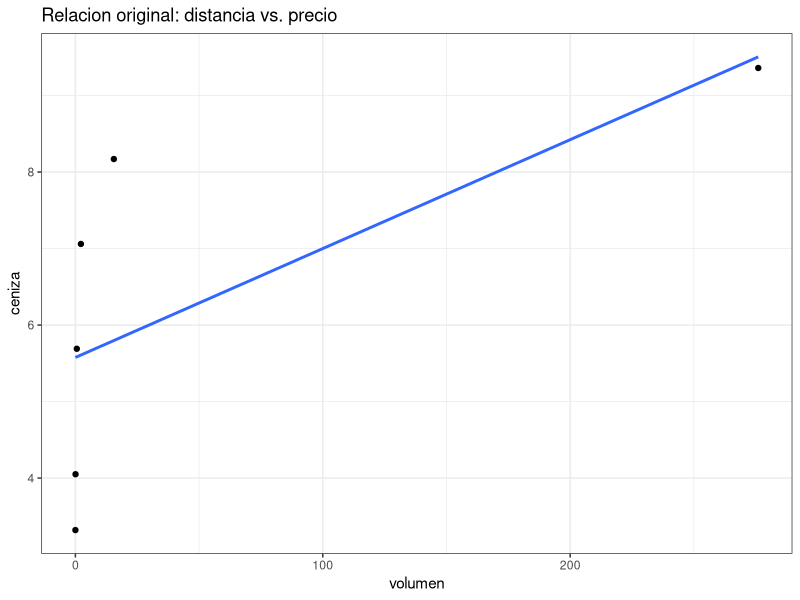
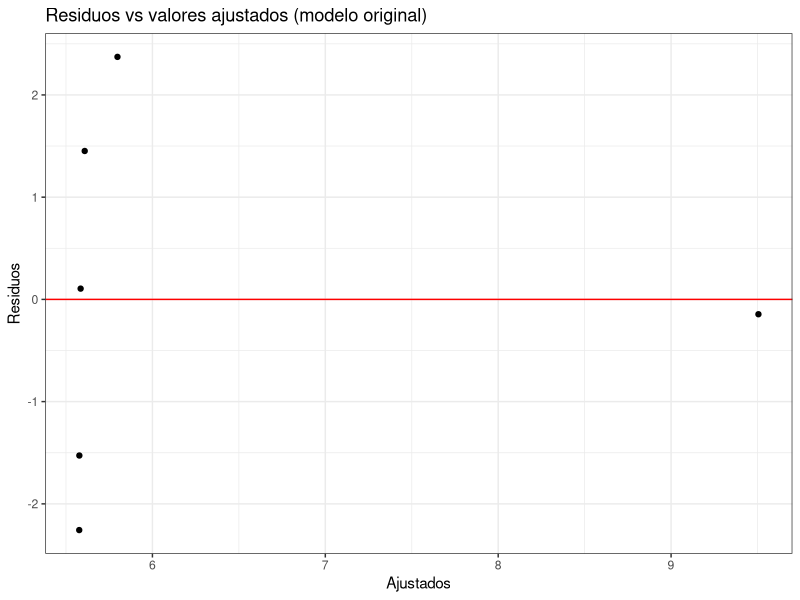
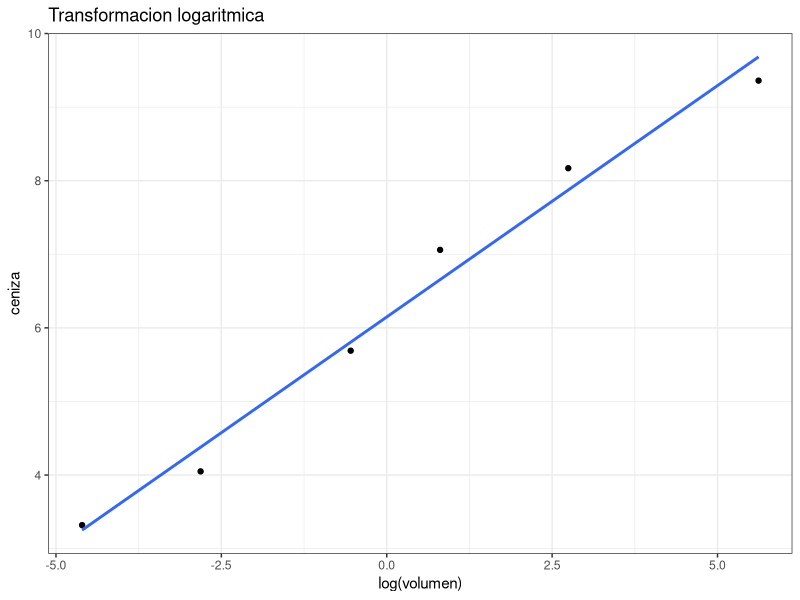
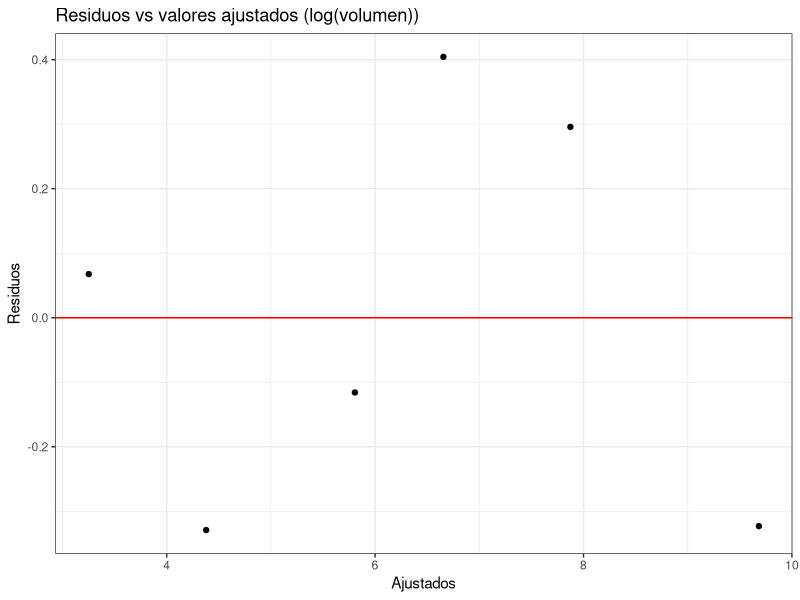
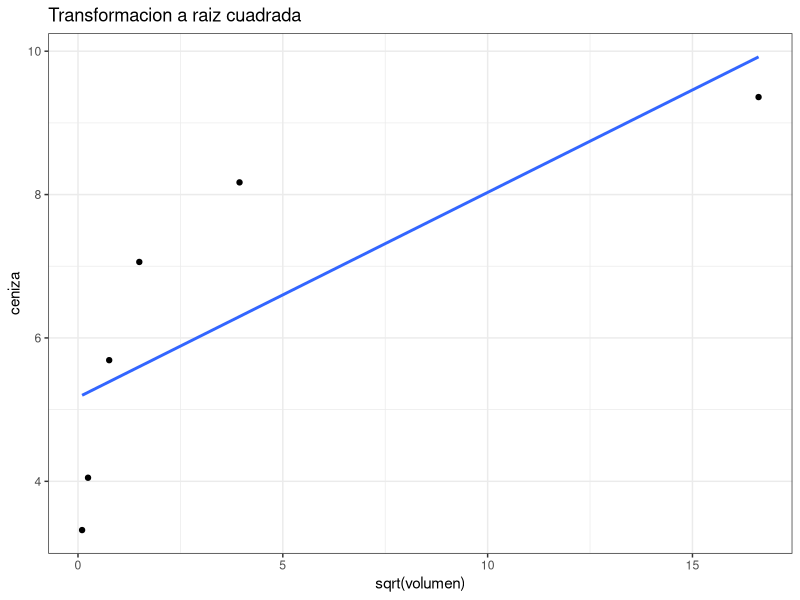
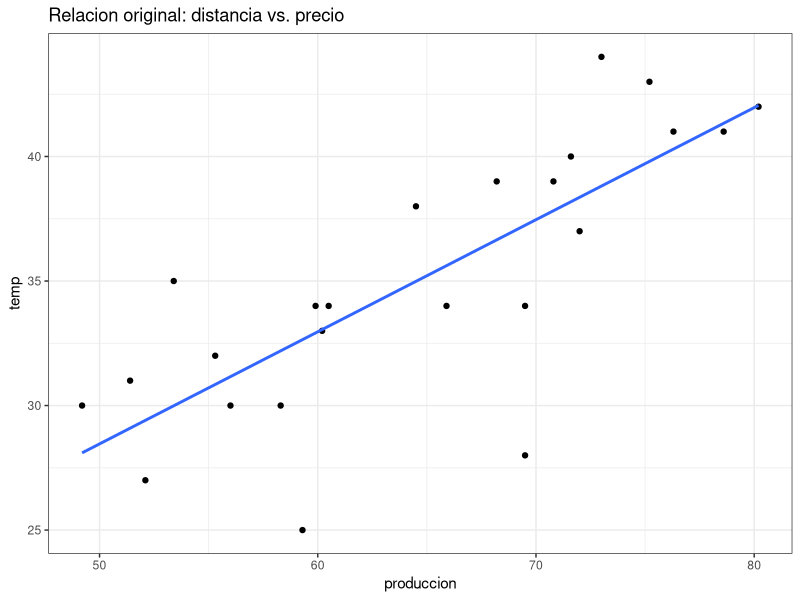
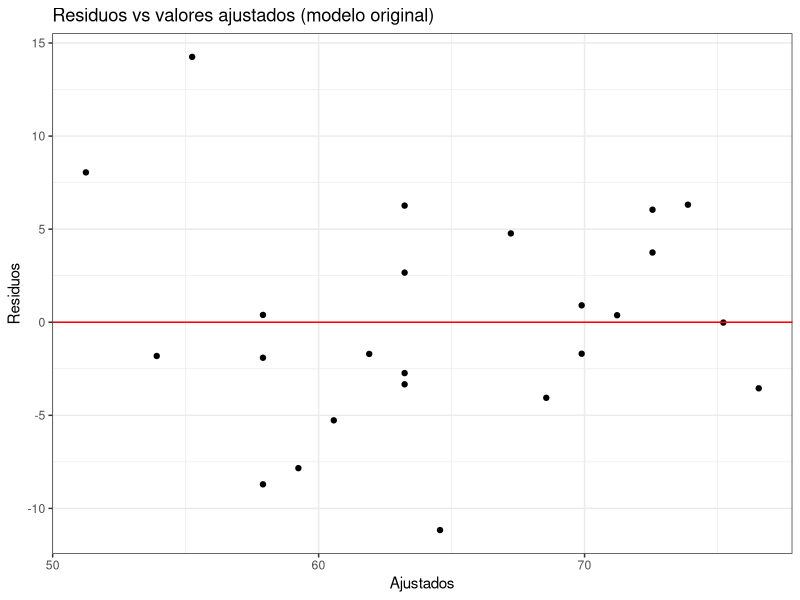
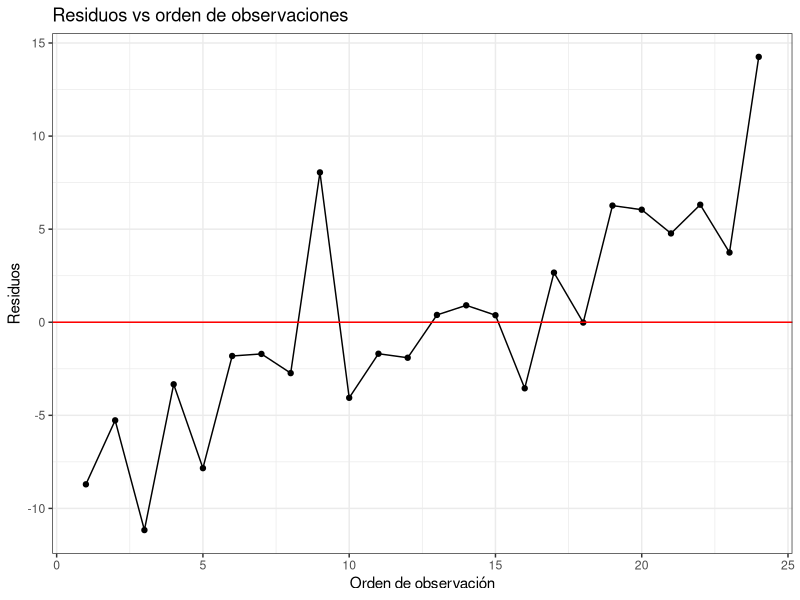

Here is the R script that generated these plots, in order:
## ---- chunk 1
knitr::opts_chunk$set(echo = TRUE)
library(tidyverse)
## ---- chunk 2
# Datos
volumen <- c(0.01, 0.06, 0.58, 2.24, 15.55, 276.02)
ceniza <- c(3.32, 4.05, 5.69, 7.06, 8.17, 9.36)

df1 <- data.frame(volumen, ceniza)
df1

# Insesgadez de β̂1
# 
# Fórmulas:
# β̂1 = Sxy / Sxx
# Sxy = Σ(xi - x̄)(yi - ȳ)
# Sxx = Σ(xi - x̄)²

# Demostración:
# Σ(xi - x̄) = 0
# Sustituyendo yi = β0 + β1xi + εi

# β̂1 = [Σ(xi - x̄)yi] / Sxx
#      = [Σ(xi - x̄)(β0 + β1xi + εi)] / Sxx
#      = β0 Σ(xi - x̄)/Sxx + β1 Σ(xi - x̄)xi/Sxx + Σ(xi - x̄)εi/Sxx
# Como Σ(xi - x̄) = 0 y Σ(xi - x̄)xi = Sxx:
# β̂1 = β1 + [Σ(xi - x̄)εi] / Sxx.
## ---- chunk 3
df1 %>% 
ggplot(aes(volumen, ceniza)) +
  geom_point() +
  geom_smooth(method = "lm", se = FALSE) +
  labs(title = "Relacion original: distancia vs. precio")+
  theme_bw()

# Tomando esperanza condicional:
# E[β̂1 | X] = β1 + (Σ(xi - x̄)E[εi]) / Sxx
# Como E[εi] = 0, entonces:
# E[β̂1 | X] = β1
# Por lo tanto:
# E(β̂1) = β1  →  β̂1 es insesgado
## ---- chunk 4
modelo1 <- lm(ceniza ~ volumen, data = df1)
summary(modelo1)
## ---- chunk 5
df_residuos1 <- data.frame(
  Ajustados = fitted(modelo1),
  Residuos = residuals(modelo1)
)

ggplot(df_residuos1, aes(x = Ajustados, y = Residuos)) +
  geom_point() +
  geom_hline(yintercept = 0, color = "red") +
  labs(title = "Residuos vs valores ajustados (modelo original)") +
  theme_bw()

## ---- chunk 6
df1 %>% 
  ggplot(aes(log(volumen), ceniza)) +
  geom_point() +
  geom_smooth(method = "lm", se = FALSE) +
  labs(title = "Transformacion logaritmica")+
  theme_bw()
## ---- chunk 7
modelo2 <- lm(ceniza ~ log(volumen), data = df1)
summary(modelo2)
## ---- chunk 8
df_residuos2 <- data.frame(
  Ajustados = fitted(modelo2),
  Residuos = residuals(modelo2)
)

ggplot(df_residuos2, aes(x = Ajustados, y = Residuos)) +
  geom_point() +
  geom_hline(yintercept = 0, color = "red") +
  labs(title = "Residuos vs valores ajustados (log(volumen))") +
  theme_bw()

## ---- chunk 9
df1 %>% 
  ggplot(aes(sqrt(volumen), ceniza)) +
  geom_point() +
  geom_smooth(method = "lm", se = FALSE) +
  labs(title = "Transformacion a raiz cuadrada")+
  theme_bw()
## ---- chunk 10
modelo3 <- lm(ceniza ~ sqrt(volumen), data = df1)
summary(modelo3)
## ---- chunk 11
predict(modelo2, newdata = data.frame(volumen = 50), interval = "prediction")
predict(modelo2, newdata = data.frame(volumen = 50), interval = "confidence")

## ---- chunk 12

temp <- c(30, 32, 35, 34, 31, 27, 33, 34, 25, 38, 39, 30, 30, 39, 40, 44, 34, 43, 34, 41, 37, 42, 41, 28)
produccion <- c(49.2, 55.3, 53.4, 59.9, 51.4, 52.1, 60.2, 60.5, 59.3, 64.5, 68.2, 56.0, 58.3, 70.8, 71.6, 73.0, 65.9, 75.2, 69.5, 78.6, 72.0, 80.2, 76.3, 69.5)

df2 <- data.frame(temp, produccion)
df2

#  Insesgadez de β̂0
# 
# Sabemos que β̂0 = ȳ - β̂1x̄
# E[β̂0 | X] = E[ȳ | X] - E[β̂1 | X]x̄
# Sustituyendo ȳ = β0 + β1x̄:
# E[β̂0 | X] = (β0 + β1x̄) - β1x̄
# E[β̂0 | X] = β0
# Por tanto:
# E(β̂0) = β0  →  β̂0 es insesgado.
## ---- chunk 13
df2 %>% 
ggplot(aes(produccion, temp)) +
  geom_point() +
  geom_smooth(method = "lm", se = FALSE) +
  labs(title = "Relacion original: distancia vs. precio")+
  theme_bw()
## ---- chunk 14
modelo2 <- lm(produccion ~ temp, data = df2)
summary(modelo2)
## ---- chunk 15
df_residuos2 <- data.frame(
  Ajustados = fitted(modelo2),
  Residuos = residuals(modelo2)
)

ggplot(df_residuos2, aes(x = Ajustados, y = Residuos)) +
  geom_point() +
  geom_hline(yintercept = 0, color = "red") +
  labs(title = "Residuos vs valores ajustados (modelo original)") +
  theme_bw()
## ---- chunk 16
df_residuos2 <- data.frame(
  Orden = 1:length(residuals(modelo2)),
  Residuos = residuals(modelo2)
)
ggplot(df_residuos2, aes(x = Orden, y = Residuos)) +
  geom_point() +
  geom_line() +  
  geom_hline(yintercept = 0, color = "red") +
  labs(
    title = "Residuos vs orden de observaciones",
    x = "Orden de observación",
    y = "Residuos"
  ) +
  theme_bw()

## ---- chunk 17
# Recordar si p_valor > 0.05 no se rechaza, si p_valor < se rechaza
r <- residuals(modelo2)
car::durbinWatsonTest(modelo2)  
acf(r)                          
## ---- chunk 18
shapiro.test(r)

qqnorm(r, main= 'Grafico de normalidad')
qqline(r, col='blue')
## ---- chunk 19
mean(r)
t.test(r, mu = 0)
## ---- chunk 20
require(lmtest)
lmtest:::bptest(modelo2)
## ---- chunk 21
VMP <- c(1.4, 15.7, 2.54, 1.14, 0.889, 1.65, 1.4, 1.02, 4.57, 6.6, 1.02, 3.94, 1.4, 1.4)
Distancia <- c(47.33, 9.6, 15.8, 24.3, 23.0, 16.3, 39.8, 29.94, 10.9, 8.63, 28.64, 18.21, 33.0, 34.0)

df3 <- data.frame(VMP, Distancia)
df3

# 3️ Varianza de β̂1
# 
# β̂1 = β1 + [Σ(xi - x̄)εi] / Sxx
# Var(β̂1 | X) = Var(Σ(xi - x̄)εi / Sxx | X)
# Como Var(aZ) = a²Var(Z):
# Var(β̂1 | X) = (1/Sxx²) Var(Σ(xi - x̄)εi | X)

## ---- chunk 22
df3 %>%
  ggplot(aes(x = Distancia, y = VMP)) +
  geom_point(color = "darkblue", size = 3) +
  geom_smooth(method = "lm", se = FALSE, color = "red") +
  labs(
    title = "Relación original: VMP vs Distancia escalada",
    x = "Distancia escalada",
    y = "VMP (mm/s)"
  ) +
  theme_bw()

## ---- chunk 23
modelo_vmp <- lm(log(VMP) ~ log(Distancia), data = df3)
summary(modelo_vmp)

# Los errores son independientes, E(εi)=0, Var(εi)=σ²:
# Var(Σ(xi - x̄)εi | X) = Σ(xi - x̄)²Var(εi)
#                       = σ² Σ(xi - x̄)² = σ²Sxx

# Sustituyendo:
# Var(β̂1 | X) = (1/Sxx²)(σ²Sxx) = σ² / Sxx
# Por tanto:
# Var(β̂1) = σ² / Sxx
## ---- chunk 24
df_res <- data.frame(
  Ajustados = fitted(modelo_vmp),
  Residuos = residuals(modelo_vmp)
)

ggplot(df_res, aes(x = Ajustados, y = Residuos)) +
  geom_point(color = "darkgreen", size = 2) +
  geom_hline(yintercept = 0, color = "red", linetype = "dashed") +
  labs(title = "Residuos vs valores ajustados (modelo log-log)") +
  theme_bw()

## ---- chunk 25
predict(modelo_vmp, newdata = data.frame(Distancia = 20), interval = "prediction")
predict(modelo_vmp, newdata = data.frame(Distancia = 20), interval = "confidence")
## ---- chunk 26
# Recordar si p_valor > 0.05 no se rechaza, si p_valor < se rechaza
r <- residuals(modelo_vmp)
car::durbinWatsonTest(modelo_vmp)  
acf(r)                          
## ---- chunk 27
shapiro.test(r)

qqnorm(r, main= 'Grafico de normalidad')
qqline(r, col='blue')
## ---- chunk 28
mean(r)
t.test(r, mu = 0)
## ---- chunk 29
require(lmtest)
lmtest:::bptest(modelo_vmp)
## ---- chunk 30
horas_persona <- c(939, 5796, 289, 283, 138, 2698, 663, 1069, 6945, 4159, 1266, 1481, 4716)
costo <- c(251, 4690, 124, 294, 138, 1385, 345, 355, 5253, 1177, 802, 945, 2327)

df4 <- data.frame(horas_persona, costo)
df4

# 4️ Varianza de β̂0
# 
# β̂0 = ȳ - β̂1x̄
# Var(β̂0 | X) = Var(ȳ - β̂1x̄ | X)
#              = Var(ȳ | X) + x̄²Var(β̂1 | X) - 2x̄Cov(ȳ, β̂1 | X)

# Como Cov(ȳ, β̂1 | X) = 0:
# Var(β̂0 | X) = Var(ȳ | X) + x̄²Var(β̂1 |
## ---- chunk 31
df4 %>%
  ggplot(aes(x = costo, y = horas_persona)) +
  geom_point(color = "darkblue", size = 3) +
  geom_smooth(method = "lm", se = FALSE, color = "red") +
  labs(
    title = "Relación original: costo vs horas_persona",
    x = "Costo",
    y = "Horas"
  ) +
  theme_bw()
## ---- chunk 32
modelo_costo <- lm(costo ~ horas_persona, data = df4)
summary(modelo_costo)

# Sustituyendo Var(ȳ | X) = σ²/n y Var(β̂1 | X) = σ²/Sxx:
# Var(β̂0 | X) = σ²(1/n + x̄²/Sxx)
# Por tanto:
# Var(β̂0) = σ²(1/n + x̄²/Sxx)
## ---- chunk 33
df_residuos4 <- data.frame(
  Ajustados = fitted(modelo_costo),
  Residuos = residuals(modelo_costo)
)

ggplot(df_residuos4, aes(x = Ajustados, y = Residuos)) +
  geom_point() +
  geom_hline(yintercept = 0, color = "red") +
  labs(title = "Residuos vs valores ajustados (modelo original)") +
  theme_bw()
## ---- chunk 34
modelo_costolog <- lm(log(costo) ~ log(horas_persona), data = df4)
summary(modelo_costolog)
## ---- chunk 35
df4 %>%
  ggplot(aes(x = log(horas_persona), y = log(costo))) +
  geom_point(color = "darkblue", size = 3) +
  geom_smooth(method = "lm", se = FALSE, color = "red") +
  labs(
    title = "Relación log-log: ln(costo) vs ln(horas_persona)",
    x = "ln(Horas-persona)",
    y = "ln(Costo)"
  ) +
  theme_bw()
## ---- chunk 36
df_residuos_log <- data.frame(
  Ajustados = fitted(modelo_costolog),
  Residuos = residuals(modelo_costolog)
)

ggplot(df_residuos_log, aes(x = Ajustados, y = Residuos)) +
  geom_point() +
  geom_hline(yintercept = 0, color = "red") +
  labs(title = "Residuos vs valores ajustados (modelo log-log)") +
  theme_bw()

## ---- chunk 37
predict(modelo_costolog, newdata = data.frame(horas_persona = 1000), interval = "prediction")
predict(modelo_costolog, newdata = data.frame(horas_persona = 1000), interval = "confidence")
## ---- chunk 38
mol <- c(
  10.20, 5.03, 8.84, 6.62, 2.89, 2.31, 7.13, 3.40, 5.57, 7.23,
  2.12, 1.67, 5.33, 16.70, 9.75, 2.74, 2.58, 1.50
)

y <- c(
  2.6, 19.9, 0.8, 5.3, 20.3, 39.4, 5.8, 29.4, 2.2, 5.5,
  33.1, 44.2, 13.1, 0.6, 2.2, 16.9, 35.5, 48.0
)

df5 <- data.frame(mol, y)
df5

# 5️ Distribuciones de β̂1 y β̂0
# ------------------------------------------------------------
# Si los errores εi ∼ N(0, σ²),
# entonces yi ∼ N(β0 + β1xi, σ²)

# β̂1 y β̂0 son combinaciones lineales de los yi,
# por tanto siguen distribuciones normales:

# β̂1 ∼ N(β1, σ²/Sxx)
# β̂0 ∼ N(β0, σ²(1/n + x̄²/Sxx)
## ---- chunk 39
modelo_mol <- lm(y ~ mol, data = df5)
summary(modelo_mol)
## ---- chunk 40
# La razón por la cual en el eje X va el % mol (y no 𝑦y) es porque estamos tratando de predecir 𝑦y a partir de x.

#x → es la variable independiente o predictora𝑦y → es la variable dependiente o respuesta

ggplot(df5, aes(x = mol, y = y)) +
  geom_point(color = "darkblue", size = 3) +
  geom_smooth(method = "lm", se = FALSE, color = "red") +
  labs(
    title = "Recta de mínimos cuadrados: y vs porcentaje_mol",
    x = "% mol",
    y = "y"
  ) +
  theme_bw()
## ---- chunk 41
df_residuos5 <- data.frame(
  Ajustados = fitted(modelo_mol),
  Residuos = residuals(modelo_mol)
)

ggplot(df_residuos5, aes(x = Ajustados, y = Residuos)) +
  geom_point() +
  geom_hline(yintercept = 0, color = "red") +
  labs(title = "Residuos vs valores ajustados (modelo original)") +
  theme_bw()
## ---- chunk 42
modelo_mol_sobre <- lm(y ~ I(1/mol), data = df5)
summary(modelo_mol_sobre)
## ---- chunk 43
ggplot(df5, aes(x = 1/mol, y = y)) +
  geom_point(color = "darkblue", size = 3) +
  geom_smooth(method = "lm", se = FALSE, color = "red") +
  labs(
    title = "Recta de mínimos cuadrados: y ~ 1/x",
    x = "1 / (% mol)",
    y = "y"
  ) +
  theme_bw()
## ---- chunk 44
modelo_mol_sobre <- lm(y ~ I(1/mol), data = df5)
summary(modelo_mol_sobre)
## ---- chunk 45
df_residuos5_1 <- data.frame(
  Ajustados = fitted(modelo_mol_sobre),
  Residuos = residuals(modelo_mol_sobre)
)

ggplot(df_residuos5_1, aes(x = Ajustados, y = Residuos)) +
  geom_point() +
  geom_hline(yintercept = 0, color = "red") +
  labs(title = "Residuos vs valores ajustados (modelo 1/x)") +
  theme_bw()
## ---- chunk 46
predict(modelo_mol_sobre, newdata = data.frame(mol = 5), interval = "prediction")
predict(modelo_mol_sobre, newdata = data.frame(mol = 5), interval = "confidence")
## ---- chunk 47
Dia <- 1:45

velocidad_viento <- c(
  4.2, 1.4, 6.6, 4.7, 2.6, 5.8, 1.8, 5.8, 7.3, 7.1,
  6.4, 4.6, 1.6, 2.3, 4.2, 3.7, 5.9, 6.0, 10.7, 5.3,
  5.1, 4.9, 8.3, 7.1, 9.2, 4.4, 8.0, 10.5, 5.1, 5.8,
  2.6, 7.7, 6.1, 5.5, 4.7, 4.0, 2.3, 11.9, 8.6, 5.6,
  4.2, 6.2, 7.7, 6.6, 6.9
)

corriente <- c(
  1.9, 0.7, 2.2, 2.0, 1.1, 2.6, 0.3, 2.3, 2.6, 2.7,
  2.4, 2.2, 1.1, 1.5, 1.5, 2.1, 2.2, 2.6, 3.2, 2.3,
  1.9, 2.3, 3.1, 2.3, 2.9, 1.8, 2.6, 3.0, 2.1, 2.5,
  1.4, 2.8, 2.4, 2.2, 2.3, 2.0, 1.2, 3.0, 2.5, 2.1,
  1.7, 2.3, 2.6, 2.9, 2.6
)

df6 <- data.frame(Dia, velocidad_viento, corriente)
df6
## ---- chunk 48
modelo_day <- lm(corriente ~ velocidad_viento, data = df6)
summary(modelo_day)
## ---- chunk 49
ggplot(df6, aes(x = velocidad_viento, y = corriente)) +
  geom_point(color = "darkblue", size = 3) +
  geom_smooth(method = "lm", se = FALSE, color = "red") +
  labs(
    title = "Recta de mínimos cuadrados: corriente vs velocidad_viento",
    x = "velocidad_viento",
    y = "corriente"
  ) +
  theme_bw()
## ---- chunk 50
df_residuos6 <- data.frame(
  Ajustados = fitted(modelo_day),
  Residuos = residuals(modelo_day)
)

ggplot(df_residuos6, aes(x = Ajustados, y = Residuos)) +
  geom_point() +
  geom_hline(yintercept = 0, color = "red") +
  labs(title = "Residuos vs valores ajustados (modelo original)") +
  theme_bw()
## ---- chunk 51
modelo_day_log <- lm(corriente ~ log(velocidad_viento), data = df6)
summary(modelo_day_log)
## ---- chunk 52
ggplot(df6, aes(x = log(velocidad_viento), y = corriente)) +
  geom_point(color = "darkblue", size = 3) +
  geom_smooth(method = "lm", se = FALSE, color = "red") +
  labs(
    title = "Recta de mínimos cuadrados: corriente vs velocidad_viento con log",
    x = "velocidad_viento",
    y = "corriente"
  ) +
  theme_bw()
## ---- chunk 53
df_residuos6_b <- data.frame(
  Ajustados = fitted(modelo_day_log),
  Residuos = residuals(modelo_day_log)
)

ggplot(df_residuos6_b, aes(x = Ajustados, y = Residuos)) +
  geom_point() +
  geom_hline(yintercept = 0, color = "red") +
  labs(title = "Residuos vs valores ajustados (modelo log)") +
  theme_bw()
## ---- chunk 54
modelo_day_log_y <- lm(log(corriente) ~ velocidad_viento, data = df6)
summary(modelo_day_log_y)
## ---- chunk 55
ggplot(df6, aes(x = velocidad_viento, y = log(corriente))) +
  geom_point(color = "darkblue", size = 3) +
  geom_smooth(method = "lm", se = FALSE, color = "red") +
  labs(
    title = "Recta de mínimos cuadrados: corriente vs velocidad_viento con log_x",
    x = "velocidad_viento",
    y = "corriente"
  ) +
  theme_bw()
## ---- chunk 56
df_residuos6_c <- data.frame(
  Ajustados = fitted(modelo_day_log_y),
  Residuos = residuals(modelo_day_log_y)
)

ggplot(df_residuos6_c, aes(x = Ajustados, y = Residuos)) +
  geom_point() +
  geom_hline(yintercept = 0, color = "red") +
  labs(title = "Residuos vs valores ajustados (modelo log_y)") +
  theme_bw()
## ---- chunk 57
modelo_day_sqrty <- lm(sqrt(corriente) ~ velocidad_viento, data = df6)
summary(modelo_day_sqrty)
## ---- chunk 58
ggplot(df6, aes(x = velocidad_viento, y = sqrt(corriente))) +
  geom_point(color = "darkblue", size = 3) +
  geom_smooth(method = "lm", se = FALSE, color = "red") +
  labs(
    title = "Recta de mínimos cuadrados: corriente vs velocidad_viento con sqrty",
    x = "velocidad_viento",
    y = "corriente"
  ) +
  theme_bw()
## ---- chunk 59
df_residuos6_d <- data.frame(
  Ajustados = fitted(modelo_day_sqrty),
  Residuos = residuals(modelo_day_sqrty)
)

ggplot(df_residuos6_c, aes(x = Ajustados, y = Residuos)) +
  geom_point() +
  geom_hline(yintercept = 0, color = "red") +
  labs(title = "Residuos vs valores ajustados (modelo log_y)") +
  theme_bw()
## ---- chunk 60
df_residuos6_defi <- data.frame(
  Orden = 1:length(residuals(modelo_day_log)),
  Residuos = residuals(modelo_day_log)
)
ggplot(df_residuos6_defi, aes(x = Orden, y = Residuos)) +
  geom_point() +
  geom_line() +  
  geom_hline(yintercept = 0, color = "red") +
  labs(
    title = "Residuos vs orden de observaciones",
    x = "Orden de observación",
    y = "Residuos"
  ) +
  theme_bw()
## ---- chunk 61
predict(modelo_day_log, newdata = data.frame(velocidad_viento = 5), interval = "prediction")
## ---- chunk 62
predict(modelo_day_log, newdata = data.frame(velocidad_viento = 5), interval = "confidence")
## ---- chunk 63
# Recordar si p_valor > 0.05 no se rechaza, si p_valor < se rechaza
r <- residuals(modelo_day_log)
car::durbinWatsonTest(modelo_day_log)  
acf(r)                          
## ---- chunk 64
shapiro.test(r)

qqnorm(r, main= 'Grafico de normalidad')
qqline(r, col='blue')
## ---- chunk 65
mean(r)
t.test(r, mu = 0)
## ---- chunk 66
require(lmtest)
lmtest:::bptest(modelo_day_log)
## ---- chunk 67
# Estimar b1 y b0
b1 <- coef(modelo_day_log)[2]
b0 <- coef(modelo_day_log)[1]
b1
b0
## ---- chunk 68
R1 <- c(1.2,1.3,1.3,1.3,1.5,1.5,1.6,2.0,2.0,2.4,2.9,3.0,2.0,2.0,2.1,2.1,
        2.2,2.2,2.3,2.3,2.4,2.4,2.4,2.4,2.6,2.7,2.7,2.8,2.9,3.0,3.1,3.2,
        3.2,3.5,3.5,3.5)
R2 <- c(1.2,1.5,1.6,1.7,1.7,1.7,1.8,1.8,1.9,1.9,1.9,2.0,4.0,4.0,4.3,4.3,
        4.4,4.4,4.7,4.7,4.8,4.8,4.9,5.4,5.5,5.8,5.9,6.0,6.0,6.1,6.2,6.5,
        6.6,6.9,7.0,7.0)

df7 <- data.frame(R1, R2)
## ---- chunk 69
modelo_r <- lm(R2 ~ R1, data = df7)

summary(modelo_r)
## ---- chunk 70
ggplot(df7, aes(x = R1, y = R2)) +
  geom_point(color = "darkblue", size = 2.5) +
  geom_smooth(method = "lm", se = FALSE, color = "red") +
  labs(
    title = "Recta de mínimos cuadrados: R2 ~ R1",
    x = "Concentración R1 (posición 1)",
    y = "Concentración R2 (posición 2)"
  ) +
  theme_bw()
## ---- chunk 71
df_residuos <- data.frame(
  Ajustados = fitted(modelo_r),
  Residuos = residuals(modelo_r)
)

ggplot(df_residuos, aes(x = Ajustados, y = Residuos)) +
  geom_point(color = "black", size = 2.5) +
  geom_hline(yintercept = 0, color = "red", linewidth = 1) +
  labs(
    title = "Residuos vs valores ajustados (modelo lineal R2 ~ R1)",
    x = "Valores ajustados (Ŷ)",
    y = "Residuos (Y - Ŷ)"
  ) +
  theme_bw()
## ---- chunk 72
df_bajo <- subset(df7, R1 < 3)
df_alto <- subset(df7, R1 >= 3)
## ---- chunk 73
modelo_bajo <- lm(R2 ~ R1, data = df_bajo)
summary(modelo_bajo)

ggplot(df_bajo, aes(x = R1, y = R2)) +
  geom_point(color = "darkgreen", size = 2.5) +
  geom_smooth(method = "lm", se = FALSE, color = "red") +
  labs(title = "Recta de mínimos cuadrados (R1 < 4)",
       x = "R1", y = "R2") +
  theme_bw()

df_res_bajo <- data.frame(Ajustados = fitted(modelo_bajo),
                          Residuos = residuals(modelo_bajo))

ggplot(df_res_bajo, aes(x = Ajustados, y = Residuos)) +
  geom_point() +
  geom_hline(yintercept = 0, color = "red") +
  labs(title = "Residuos R1 < 4", x = "Ajustados", y = "Residuos") +
  theme_bw()
## ---- chunk 74
modelo_alto <- lm(R2 ~ R1, data = df_alto)
summary(modelo_alto)

ggplot(df_alto, aes(x = R1, y = R2)) +
  geom_point(color = "orange", size = 2.5) +
  geom_smooth(method = "lm", se = FALSE, color = "red") +
  labs(title = "Recta de mínimos cuadrados (R1 ≥ 4)",
       x = "R1", y = "R2") +
  theme_bw()

df_res_alto <- data.frame(Ajustados = fitted(modelo_alto),
                          Residuos = residuals(modelo_alto))

ggplot(df_res_alto, aes(x = Ajustados, y = Residuos)) +
  geom_point() +
  geom_hline(yintercept = 0, color = "red") +
  labs(title = "Residuos R1 ≥ 4", x = "Ajustados", y = "Residuos") +
  theme_bw()

## ---- chunk 75
esteres <- c(284.34, 215.34, 139.38, 658.38, 173.01, 188.72, 197.81, 
             105.14, 229.55, 144.39, 238.33, 295.24, 312.95, 172.79, 
             256.02, 170.41)

acidos <- c(445.70, 332.59, 356.98, 192.59, 265.43, 166.73, 291.72, 
            412.42, 210.58, 254.82, 215.83, 442.57, 203.62, 342.21, 
            152.38, 391.30)

df8 <- data.frame(esteres, acidos)
## ---- chunk 76
ggplot(df8, aes(x = esteres, y = acidos)) +
  geom_point(color = "darkblue", size = 3) +
  labs(title = "Dispersión: Ácidos vs Ésteres",
       x = "Ésteres (mg/L)",
       y = "Ácidos (mg/L)") +
  theme_bw()
## ---- chunk 77
modeloaci <- lm(acidos ~ esteres, data = df8)
summary(modeloaci)

b1 <- coef(modeloaci)[2]
b0 <- coef(modeloaci)[1]
b1
b0
## ---- chunk 78
modeloaci <- lm(acidos ~ esteres, data = df8)
summary(modeloaci)

resumen <- summary(modeloaci)
pval <- resumen$coefficients[2, 4]
pval
## ---- chunk 79
#Identificamos el dato atipico
cooks <- cooks.distance(modelo1)
which.max(cooks)
df8[which.max(cooks), ]
## ---- chunk 80
df8_sin <- df8[-which.max(cooks), ]

modelosin <- lm(acidos ~ esteres, data = df8_sin)
summary(modelo2)
## ---- chunk 81
b1 <- coef(modelosin)[2]
b0 <- coef(modelosin)[1]
b1
b0
## ---- chunk 82
resumen <- summary(modelosin)
pval <- resumen$coefficients[2, 4]
pval
